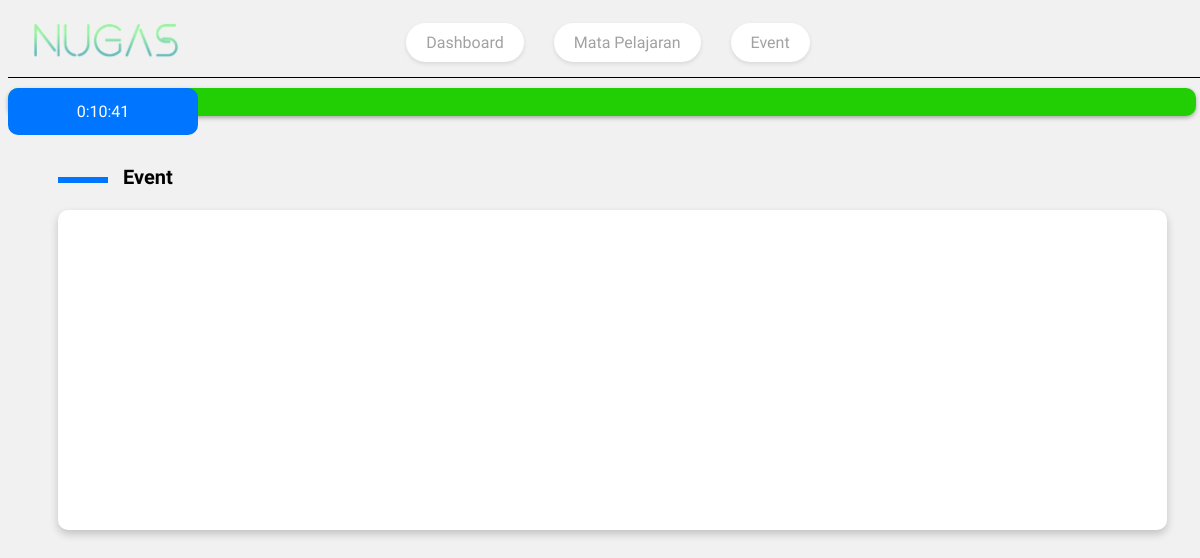
Before: /guru/event.php (signed in) with the older database file.
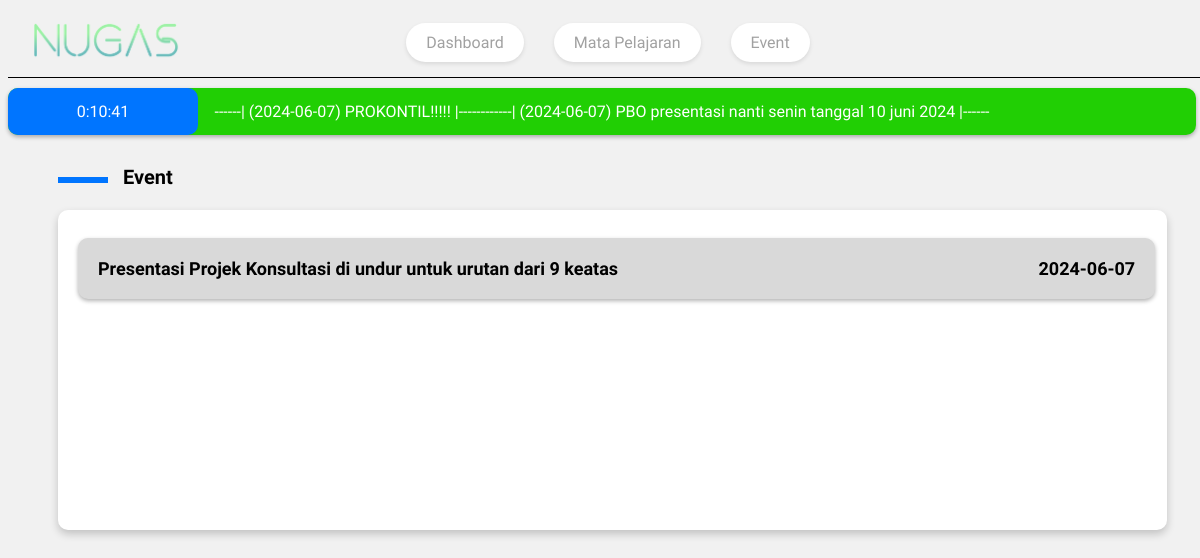
After: the same page with the newer database file.
### tables this page shows
CREATE TABLE `notifikasi` (
  `ID` int(5) NOT NULL,
  `NIP` int(7) NOT NULL,
  `Pesan_Pemberitahuan` varchar(255) NOT NULL,
  `Jenis` varchar(15) NOT NULL,
  `created_at` date NOT NULL
);

### guru/event.php (the view, shortened to what this page needs)
<?php
    include "../service/database.php";
?>
<!DOCTYPE html>
<html>
<head>
    <link rel="stylesheet" href="styles/event1.css">
</head>
<body>
    <div class="navbar">
        <div class="logo">
            <img src="../Assets/nugas.png" alt="Logo NUGAS" style="width: 150px;">
        </div>
        <a href="homeguru.php">Dashboard</a>
        <a href="mapel.php">Mata Pelajaran</a>
        <a href="event.php">Event</a>
    </div>
    <div class="announcement">
        <div class="time">
            <a id="realtime-clock">12:00</a>
        </div>
        <marquee><a id="announcement-text">
            <?php
                $sql = "SELECT * FROM notifikasi WHERE Jenis = 'announcement'";
                $query = mysqli_query($db, $sql);
                while($result = mysqli_fetch_assoc($query)){
                    echo "------|  (".$result['created_at'].") ".$result['Pesan_Pemberitahuan']."  |------";
                }
            ?>
        </a></marquee>
    </div>
    <div class="content-box">
    <div class="white-box">
            <?php
                $sql = "SELECT * FROM notifikasi WHERE Jenis = 'event'  ";
                $query = mysqli_query($db, $sql);
                while($result = mysqli_fetch_array($query)){
                    echo "<div class='box'>";
                    echo "<p>".$result['Pesan_Pemberitahuan']."</p>";
                    echo "<p style='color: black;'>".$result['created_at']."</p>";
                    echo "</div>";
                }
            ?>
        </div>
        <div class="event-label">
            <span>Event</span>
            <div class="line"></div>
        </div>
    </div>
</body>
</html>

Changed rows visible on the page:
added notifikasi: created_at "2024-06-07", Pesan_Pemberitahuan "PROKONTIL!!!!!"
added notifikasi: created_at "2024-06-07", Pesan_Pemberitahuan "PBO presentasi nanti senin tanggal 10 juni 2024"
added notifikasi: Pesan_Pemberitahuan "Presentasi Projek Konsultasi di undur untuk urutan dari 9 keatas", created_at "2024-06-07"
